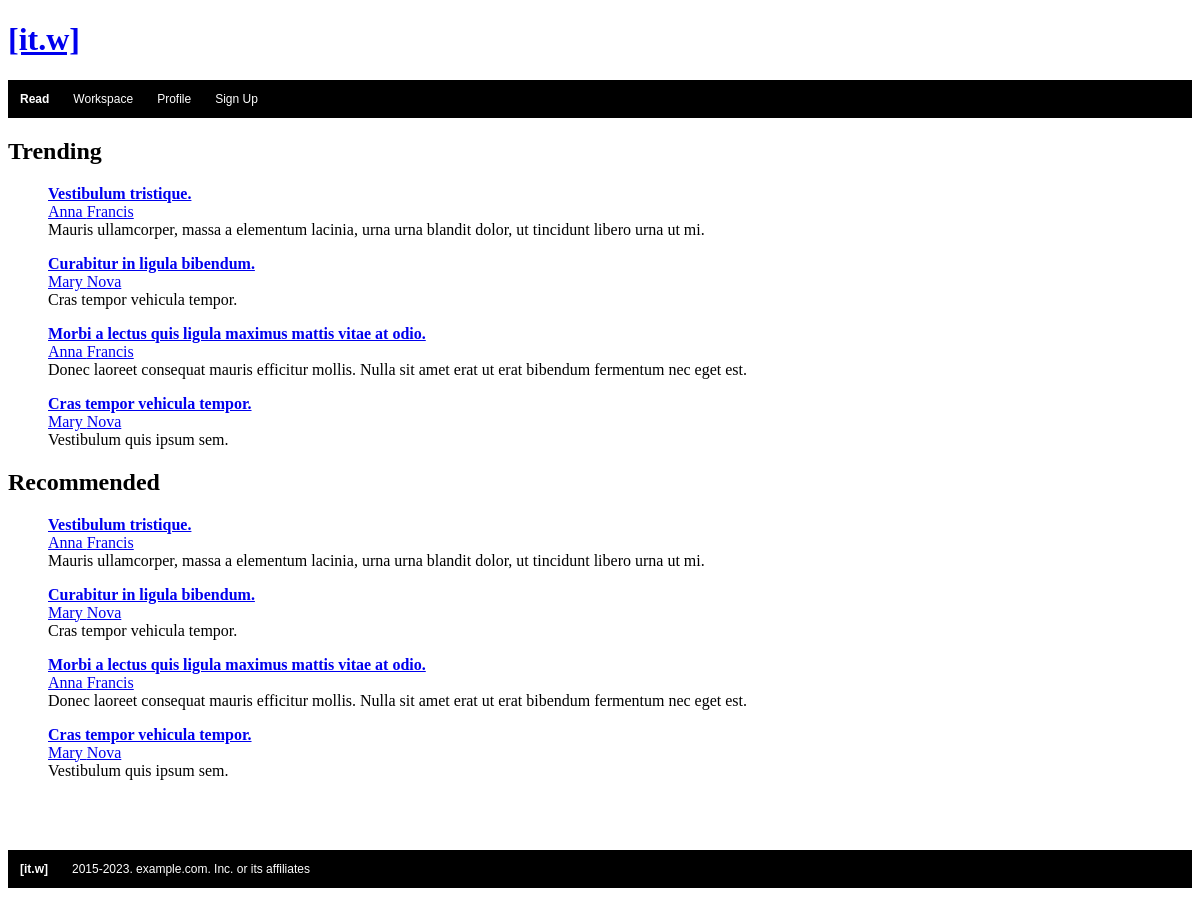
The app's page /, older data.
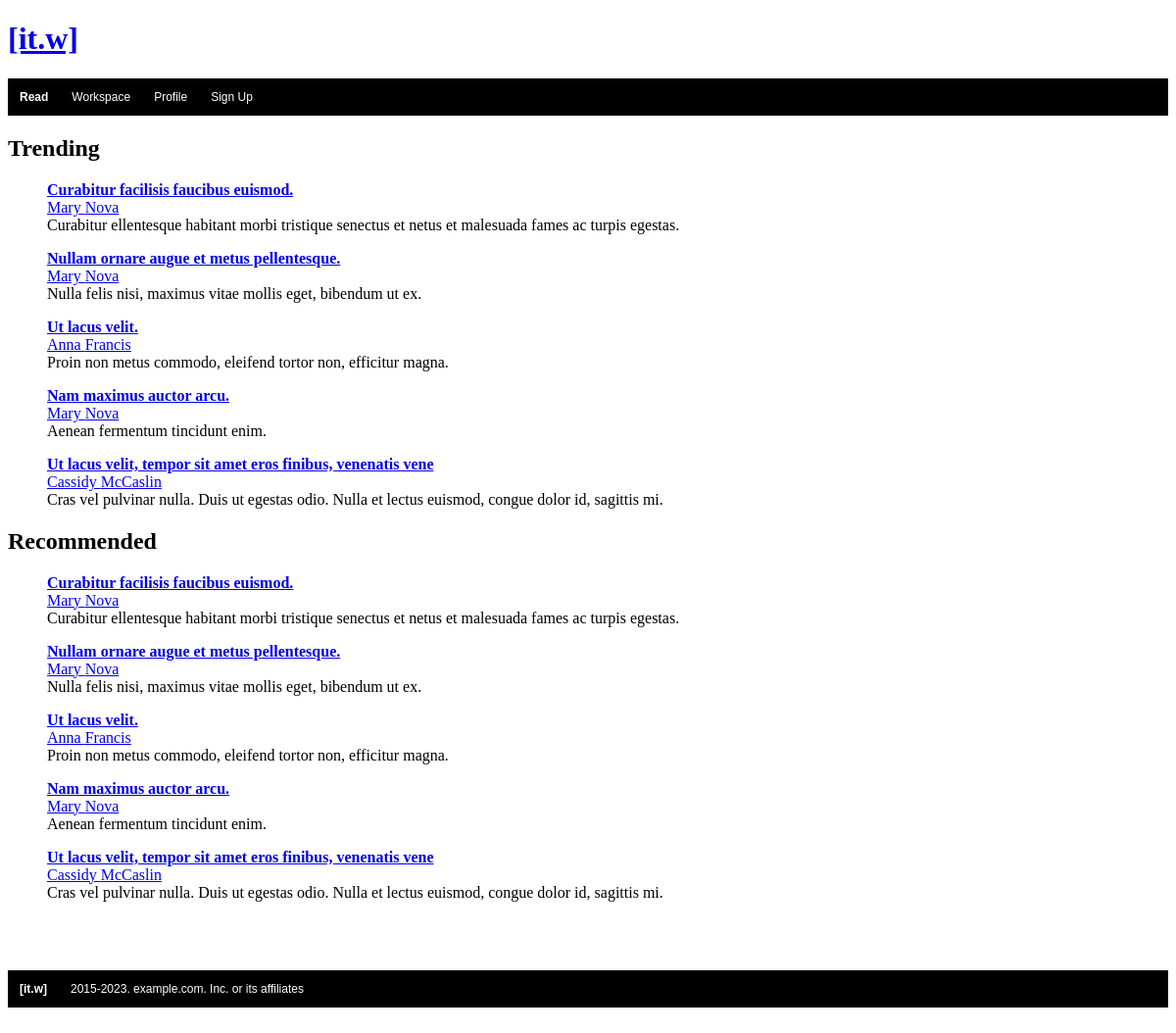
The same page, newer data.
### articles/models.py (models this page shows)
class Article (models.Model):
    id = models.BigAutoField(primary_key=True) # not in forms
    user = models.ForeignKey (User, on_delete=models.CASCADE)
    headline = models.TextField(max_length=60)
    description = models.TextField (max_length=160)
    body = models.TextField (max_length=4000)
    date_published = models.DateField(auto_now=True) # not in forms
    location = models.CharField(max_length=30, null=True, blank=True)
    cover_image = models.ImageField(upload_to='pics')

class User(models.Model):
    id = models.BigAutoField(primary_key=True) # not in forms
    first_name = models.CharField(max_length=30)
    last_name= models.CharField(max_length=30)
    username = models.CharField(max_length=30)
    email = models.EmailField(max_length=30)
    password=models.CharField(max_length=30)
    short_description = models.TextField (max_length=160, blank=True)
    long_description = models.TextField (max_length=1000, blank=True)

### articles/views.py (the view)
# urls.py: path("" , views.home, name="home"),
def home(request):
    article_obj = Article.objects.all()
    context = {'article_obj' : article_obj }
    return render(request, 'home.html', context)

### articles/templates/home.html (shortened to what this page needs)
<!DOCTYPE html>
<html lang="en">
<head>
</head>
<body>
    {% block content %}
    {% include 'topnav.html'%}
    <h2>Trending</h2>
        {% for article in article_obj %}
        <ul>
            <il><a href="{% url 'article' article.id %}"><strong>{{ article.headline }}</strong></a></il>
            <br>
            <il><a href="{% url 'user' article.user.id %}">{{ article.user.first_name }} {{ article.user.last_name }}</a></il>
            <br>
            <il>{{ article.description }} </il>
        </ul>
        {% endfor %}
    <h2>Recommended</h2>
        {% for article in article_obj %}
        <ul>
            <il><a href="{% url 'article' article.id %}"><strong>{{ article.headline }}</strong></a></il>
            <br>
            <il><a href="{% url 'user' article.user.id %}">{{ article.user.first_name }} {{ article.user.last_name }}</a></il>
            <br>
            <il>{{ article.description }} </il>
        </ul>
        {% endfor %}
        {% include 'footer.html'%}
    {% endblock %}
</body>
</html>

Row changes from the older to the newer data that the page shows:
removed Article: headline "Vestibulum tristique.", user.first_name "Anna", user.last_name "Francis", description "Mauris ullamcorper, massa a elementum lacinia, urna urna blandit dolor, ut tincidunt libero urna ut mi."
added Article: headline "Curabitur facilisis faucibus euismod.", user.first_name "Mary", user.last_name "Nova", description "Curabitur ellentesque habitant morbi tristique senectus et netus et malesuada fames ac turpis egestas."
changed Article: headline "Curabitur in ligula bibendum." → "Nullam ornare augue et metus pellentesque."; description "Cras tempor vehicula tempor." → "Nulla felis nisi, maximus vitae mollis eget, bibendum ut ex."
changed Article "Anna": headline "Morbi a lectus quis ligula maximus mattis vitae at odio." → "Ut lacus velit."; description "Donec laoreet consequat mauris efficitur mollis. Nulla sit amet erat ut erat bibendum fermentum nec eget est." → "Proin non metus commodo, eleifend tortor non, efficitur magna."
changed Article: headline "Cras tempor vehicula tempor." → "Nam maximus auctor arcu."; description "Vestibulum quis ipsum sem." → "Aenean fermentum tincidunt enim."
added Article: headline "Ut lacus velit, tempor sit amet eros finibus, venenatis vene", user.first_name "Cassidy", user.last_name "McCaslin", description "Cras vel pulvinar nulla. Duis ut egestas odio. Nulla et lectus euismod, congue dolor id, sagittis mi."
